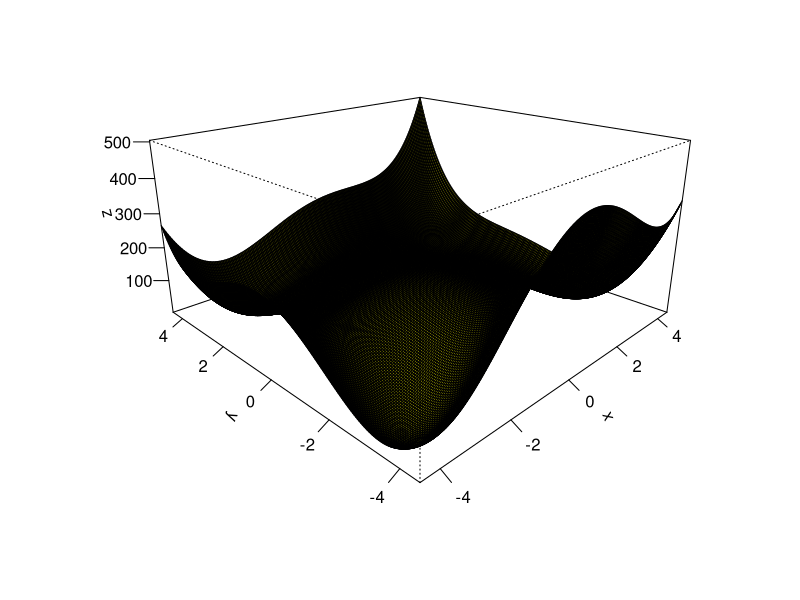
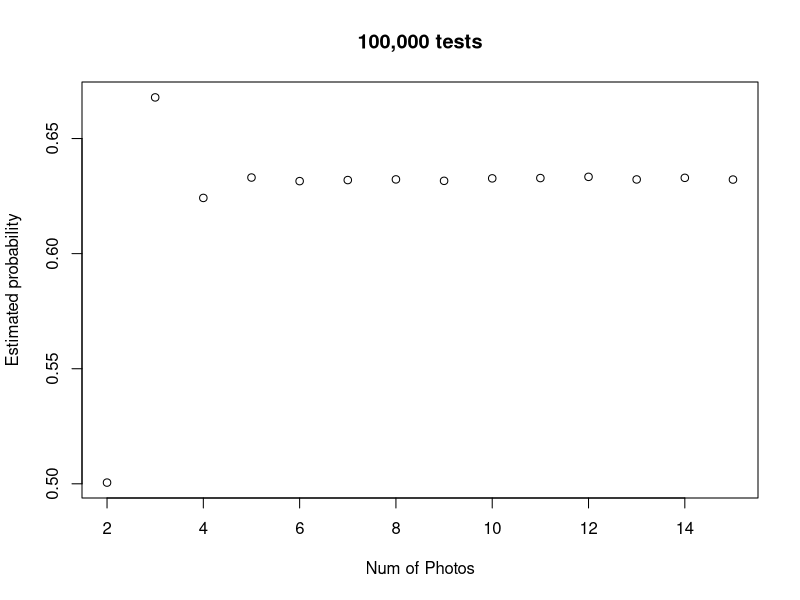

These charts were generated, in order, by the following R code: (Note: this script raises an error after producing the figures.)
####################Question 1############################
#Question 1
#Defining the Matrix
A<-matrix(c(3,-1,0,-1,0,-1,3,-1,3,-1,0,-1,3,1,0,-1,3,1,5,-1,0,-1,0,-1,1), nrow=5)

#Function that can be passed Matx in order to perform Cholesky Functions
choleskyFunction <- function(Matx){
  #Finds the upper triangular matrix
  L<-chol(Matx)
  #Transposes the matrix to show the lower triangular matrix
  Lt<-t(L)
  #Displays the lower hand matrix
  Lt
}
#Runs the function
choleskyFunction(A)
####################Question 2############################
#Question 2 
#Singular value Decompostion
#the creation of matrix
Q2Matrix <- matrix(c(1,1,1,1,2,0,0,0),nrow = 4)
#Displaying original matrix
Q2Matrix
#using the svd function to show the singular values
sv <-svd(Q2Matrix)
#Displaying Singular values
sv
####################Question 3############################
#Question 3
####################Question 4############################
#Question 4
####################Question 5#############################
#Question 5
#Function plot - Plot the formula below
Question5F<-function(x,y,a,b) (x^2+y-11)^2+(x+y^2-7)^2
#defining the x,y and z of the measurements
x<-seq(-4.5,4.5,length.out = 200)
y<-seq(-4.5,4.5,length.out = 200)
z<-outer(x,y,Question5F,a=1,b=100)

#plotting the graph 
persp(x,y,z,theta =-45,phi=20,expand=0.5,col="yellow",shade =1,ticktype ="detailed",xlab ="x",ylab ="y",zlab="z")

#Writing the function so x,y is a vector
Question5FV<-function(vec) (vec[1]^2+vec[2]-11)^2+(vec[1]+vec[2]^2-7)^2


###################Finding the minimums###########################
#Minimum can be found based on value being 0 or so close to 0
#Based on plot there seems to be 4 dips representing each minimum is extracted here
#From plot minimum seems to be near x=-4,y=-4.
minimum1<- optim(c(-4,-4),Question5FV)$par
minimum1

#From plot minimum seems to be near x = 4, y= -3.5
minimum2 <- optim(c(4,-3.5),Question5FV)$par
minimum2

#From plot minimum seems to be near x = -3.5, y = 3.5
minimum3 <- optim(c(-3.5, 3.5),Question5FV)$par
minimum3

#From plot minimum seems to be near x = 3.5, y = 3.5
minimum4 <- optim(c(3.5,3.5),Question5FV,hessian = TRUE)$par
minimum4

####################Finding the Maximum points#####################
maximum1 <- optim(c(0,0),control=list(fnscale=-1),Question5FV)$par
maximum1

###################finding the saddle points######################
#Lets define the partial derivatives by plugging vec[1] and vec[2] instead of x and y
fx <- function(x,y,h=0.001){
  (Question5F(x+h,y) - Question5F(x,y))/h
}
fy <- function(x,y,h=0.001){
  (Question5F(x,y+h)-Question5F(x,y))/h
}


fxb <- function(vec){
  fx(vec[1],vec[2])
}
fyb <- function(vec){
  fy(vec[1],vec[2])
}

#call sumssq the function of the vector vec made of the sum of the squares
#of the two parial derivatives
sumssq <- function(vec){
  fxb(vec)^2+fyb(vec)^2
}

#Now we can find the coordinates of the saddle points through "optim".
#We do exactly the same thing for all three points, just changing the guess of their location. 
#according to the graph. 

saddle_point1 <- optim(c(-3.5,0),sumssq)$par
saddle_point1

saddle_point2 <- optim(c(0,-3.5),sumssq)$par
saddle_point2

saddle_point3 <- optim(c(0,2),sumssq)$par
saddle_point3

#creating a list of minimum points
minimum_list <- list(minimum1,minimum2,minimum3,minimum4)
#List of minimum points
minimum_list

#this represents the only maximum point in graph
maximum1

#list of saddle points
saddle_point_list <- list(saddle_point1,saddle_point2,saddle_point3)
#Print of saddle point list
saddle_point_list

####################Question 7#################################

#number of pictures inside of simulation

#variable to keep track of matched amount
totalNumberMatched <- 0


#function of pairing actors
pairActor <- function(secNumber, trials){
  #variable to track if match has taken place
  numOfMatches <- 0
  #looping through number of trials = 100,000
  for (t in 1:trials) {
    #variables storing the number of photos present in each sequance
    numberOfActors <- seq(1:secNumber)
    numberOfBabys <- sample(1:secNumber)
    
    #for loop comparing
    for(i in 1:secNumber){
      if(numberOfActors[i] == numberOfBabys[i])
      {
        #If match takes place, log
        numOfMatches = numOfMatches + 1
      }
    }
    #checking if matches have taken place
    if(numOfMatches != 0){
      #if any number of matches has taken place, track total number of matches
      totalNumberMatched = totalNumberMatched +1
      #Number of matches set to zero so tracking can take place
      numOfMatches = 0
    }
  }
 #print out the % of successful matches over the trials
  percentageSuccess <- totalNumberMatched/trials
  return(percentageSuccess)
}

#set the number of pictures present
nPictures <- seq(2,15)
#define the number of times the results will be collected
result <- seq(1,14)

#call the function 14 times storing the results each time,  
for(n in 1:14){
  result[n] <- pairActor(nPictures[n],100000)  
}

#forming a final plot so that it can be plotted againced the correct number of photos
finalPlot <- matrix(c(seq(2,15),result), nrow = 14)

#plotting the final results on graph
plot(finalPlot,main = "100,000 tests", xlab = "Num of Photos",ylab = "Estimated probability")

#Commenting done inside of submission document. 
#Discussing the reason probability stabilizes at 5+ photos


################################## Question 8 ##################################

#loading the images
face1.bmp <- read.bmp(file.choose())
face2.bmp <- read.bmp(file.choose())
face3.bmp <- read.bmp(file.choose())

#Working out the averages of the 3 faces and plot an image of it
#defining rotate function
rotate.m <- function(m) t(m)[,nrow(m):1]

#getting the average of the 3 face matrix
averOfFaces <- (face1.bmp+face2.bmp+face3.bmp)/3

#plotting image 1
image(rotate.m(face1.bmp),col = gray((0:255)/255),axes=F)
#plotting image 2
image(rotate.m(face2.bmp),col = gray((0:255)/255),axes=F)
#plotting image 3
image(rotate.m(face3.bmp),col = gray((0:255)/255),axes=F)

#Plotting the average of the 3 images
image(rotate.m(averOfFaces),col = gray((0:255)/255),axes=F)

#Plotting images of difference of each face from the average face on one figure.
#defining the difference between the original faces vs the average face
differnce1 <- face1.bmp - averOfFaces
differnce2 <- face2.bmp - averOfFaces
differnce3 <- face3.bmp - averOfFaces

par(mfrow = c(2,2))
#plotting image 1
image(rotate.m(differnce1),col = gray((0:255)/255),axes=F)
#plotting image 2
image(rotate.m(differnce2),col = gray((0:255)/255),axes=F)
#plotting image 3
image(rotate.m(differnce3),col = gray((0:255)/255),axes=F)

#Plotting the average of the 3 images
image(rotate.m(averOfFaces),col = gray((0:255)/255),axes=F)

#Based on the covariance matrix of the differences, calculate eigenfaces
#(equal to eigenvectors) and plot images of the first 3 eigenfaces.

#Egienvectors are a special set of vectors with a linear system of equations
#i.e., a matrix equation that are sometimes also know as characteristics vectors
#proper vectors, or latent vectors. 
sv<-svd(differnce1)

#getting the eigenvector of the covariance matrix 
eigenVectorMatrix <- sv$u

#checking that it is the same dimentions and that it is a martix
dim(eigenVectorAvr)
is.matrix(eigenVectorAvr)

#plotting the eigenvectorMatrix
image(rotate.m(eigenVectorAvr),col = gray((0:55)/55),axes=F)
